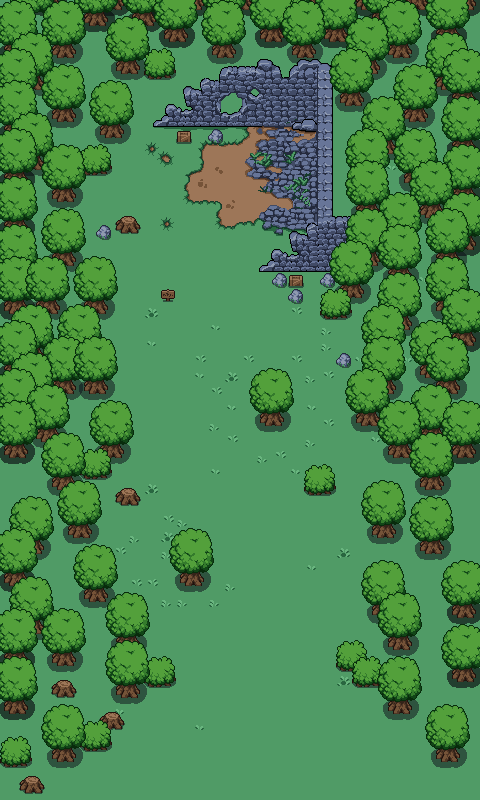

Rendered tile map (Tiled .tmx) drawn with the repository's tilesets; below, a short description and the map source with its tile grids summarised:
An orthogonal 30x50 tile map with 16x16 px tiles, 6 tile layers (ground, walls, decor, bottoms, ...), 8 tilesets and 160 objects.

<map version="1.10" tiledversion="1.10.2" orientation="orthogonal" renderorder="right-down" width="30" height="50" tilewidth="16" tileheight="16" infinite="0" nextlayerid="15" nextobjectid="170">
 <editorsettings>
  <export target="forest.lua" format="lua" />
 </editorsettings>
 <tileset firstgid="1" name="ruins_bottom" tilewidth="219" tileheight="213" tilecount="1" columns="1">
  <image source="../../assets/sprites/tilesets/ruins_bottom.png" width="219" height="213" />
 </tileset>
 <tileset firstgid="2" name="ruins_top" tilewidth="219" tileheight="213" tilecount="1" columns="1">
  <image source="../../assets/sprites/tilesets/ruins_top.png" width="219" height="213" />
 </tileset>
 <tileset firstgid="3" name="decor_16x16" tilewidth="16" tileheight="16" tilecount="20" columns="4">
  <image source="../../assets/sprites/tilesets/decor_16x16.png" width="64" height="80" />
 </tileset>
 <tileset firstgid="23" name="trees_bottom" tilewidth="48" tileheight="64" tilecount="1" columns="1">
  <tileoffset x="-24" y="0" />
  <image source="../../assets/sprites/objects/tree_bottom.png" width="48" height="64" />
 </tileset>
 <tileset firstgid="24" name="trees_top" tilewidth="48" tileheight="64" tilecount="1" columns="1">
  <tileoffset x="-24" y="0" />
  <image source="../../assets/sprites/objects/tree_top.png" width="48" height="64" />
 </tileset>
 <tileset firstgid="25" name="grass" tilewidth="16" tileheight="16" tilecount="1" columns="1">
  <image source="../../assets/sprites/tilesets/grass.png" width="16" height="16" />
 </tileset>
 <tileset firstgid="26" name="bush" tilewidth="32" tileheight="32" tilecount="1" columns="1">
  <image source="../../assets/sprites/objects/bush.png" width="32" height="32" />
 </tileset>
 <tileset firstgid="27" name="objects" tilewidth="16" tileheight="16" tilecount="42" columns="7">
  <image source="../../assets/sprites/objects/objects.png" width="112" height="96" />
  <tile id="0">
   <objectgroup draworder="index" id="2">
    <object id="1" x="0" y="13" width="16" height="3" />
   </objectgroup>
  </tile>
  <tile id="1">
   <objectgroup draworder="index" id="2">
    <object id="1" x="0" y="13" width="16" height="3" />
   </objectgroup>
  </tile>
  <tile id="5">
   <objectgroup draworder="index" id="2">
    <object id="1" x="1" y="1" width="14" height="13">
     <properties>
      <property name="name" value="box" />
     </properties>
    </object>
   </objectgroup>
  </tile>
  <tile id="7">
   <objectgroup draworder="index" id="2">
    <object id="1" x="0" y="0" width="16" height="15" />
   </objectgroup>
  </tile>
  <tile id="8">
   <objectgroup draworder="index" id="2">
    <object id="1" x="0" y="0" width="16" height="15" />
   </objectgroup>
  </tile>
  <tile id="12">
   <objectgroup draworder="index" id="2">
    <object id="1" x="0" y="0" width="16" height="16" />
   </objectgroup>
  </tile>
  <tile id="14">
   <objectgroup draworder="index" id="2">
    <object id="1" x="4" y="8" width="12" height="8" />
   </objectgroup>
  </tile>
  <tile id="15">
   <objectgroup draworder="index" id="2">
    <object id="1" x="0" y="8" width="10" height="8" />
   </objectgroup>
  </tile>
  <tile id="19">
   <objectgroup draworder="index" id="2">
    <object id="1" x="0" y="0" width="16" height="16" />
   </objectgroup>
  </tile>
  <tile id="21">
   <objectgroup draworder="index" id="2">
    <object id="1" x="4" y="0" width="12" height="9" />
   </objectgroup>
  </tile>
  <tile id="22">
   <objectgroup draworder="index" id="2">
    <object id="1" x="0" y="0" width="12" height="9" />
   </objectgroup>
  </tile>
  <tile id="23">
   <objectgroup draworder="index" id="2">
    <object id="4" x="12" y="12" width="4" height="4" />
   </objectgroup>
  </tile>
  <tile id="24">
   <objectgroup draworder="index" id="2">
    <object id="1" x="0" y="11" width="16" height="5" />
   </objectgroup>
  </tile>
  <tile id="25">
   <objectgroup draworder="index" id="2">
    <object id="1" x="0" y="13" width="2" height="3" />
   </objectgroup>
  </tile>
  <tile id="28">
   <properties>
    <property name="name" value="rock" />
   </properties>
   <objectgroup draworder="index" id="2">
    <object id="1" x="0" y="1" width="15" height="14" />
   </objectgroup>
  </tile>
  <tile id="30">
   <objectgroup draworder="index" id="2">
    <object id="1" x="12" y="0" width="4" height="6" />
   </objectgroup>
  </tile>
  <tile id="31">
   <objectgroup draworder="index" id="2">
    <object id="1" x="0" y="0" width="16" height="9" />
   </objectgroup>
  </tile>
  <tile id="32">
   <objectgroup draworder="index" id="2">
    <object id="1" x="0" y="0" width="4" height="9" />
   </objectgroup>
  </tile>
  <tile id="35">
   <objectgroup draworder="index" id="2">
    <object id="1" x="1" y="1" width="14" height="13" />
   </objectgroup>
  </tile>
  <tile id="36">
   <objectgroup draworder="index" id="2">
    <object id="1" x="0" y="0" width="16" height="15" />
   </objectgroup>
  </tile>
  <tile id="37">
   <objectgroup draworder="index" id="2">
    <object id="1" x="0" y="0" width="16" height="15" />
   </objectgroup>
  </tile>
 </tileset>
 <layer id="10" name="ground" width="30" height="50">
  <data>[1500 cells, 1500 non-empty, 1 distinct tile ids]</data>
 </layer>
 <layer id="8" name="walls" width="30" height="50">
  <data>[1500 cells, 1 non-empty, 1 distinct tile ids]</data>
 </layer>
 <layer id="4" name="decor" width="30" height="50">
  <data>[1500 cells, 60 non-empty, 4 distinct tile ids]</data>
 </layer>
 <layer id="6" name="bottoms" width="30" height="50">
  <data>[1500 cells, 153 non-empty, 10 distinct tile ids]</data>
 </layer>
 <objectgroup id="13" name="Player">
  <object id="135" x="240" y="192">
   <point />
  </object>
 </objectgroup>
 <layer id="3" name="upperWalls" width="30" height="50">
  <data>[1500 cells, 1 non-empty, 1 distinct tile ids]</data>
 </layer>
 <layer id="5" name="tops" width="30" height="50">
  <data>[1500 cells, 120 non-empty, 3 distinct tile ids]</data>
 </layer>
 <objectgroup id="7" name="Walls">
  <object id="2" x="153" y="109" width="179" height="17.606" />
  <object id="3" x="316" y="112.939" width="18.0833" height="159" />
  <object id="4" x="259" y="254.648" width="103.333" height="17.2917" />
  <object id="6" x="52" y="187" width="24" height="15" />
  <object id="7" x="5" y="219" width="24" height="15" />
  <object id="10" x="4" y="171" width="24" height="15" />
  <object id="11" x="20" y="155" width="24" height="15" />
  <object id="12" x="52" y="251" width="24" height="15" />
  <object id="13" x="4" y="267" width="24" height="15" />
  <object id="14" x="4" y="299" width="24" height="15" />
  <object id="15" x="36" y="299" width="24" height="15" />
  <object id="16" x="84" y="299" width="24" height="15" />
  <object id="17" x="20" y="347" width="24" height="15" />
  <object id="18" x="68" y="347" width="24" height="15" />
  <object id="19" x="4" y="363" width="24" height="15" />
  <object id="20" x="52" y="379" width="24" height="15" />
  <object id="21" x="84" y="379" width="24" height="15" />
  <object id="22" x="20" y="395" width="24" height="15" />
  <object id="23" x="36" y="427" width="24" height="15" />
  <object id="24" x="4" y="411" width="24" height="15" />
  <object id="25" x="100" y="443" width="24" height="15" />
  <object id="27" x="4" y="443" width="24" height="15" />
  <object id="28" x="52" y="475" width="24" height="15" />
  <object id="29" x="68" y="523" width="24" height="15" />
  <object id="30" x="20" y="539" width="24" height="15" />
  <object id="31" x="84" y="587" width="24" height="15" />
  <object id="32" x="4" y="571" width="24" height="15" />
  <object id="33" x="20" y="619" width="24" height="15" />
  </objectgroup>
 <objectgroup id="12" name="Enemies">
  <!-- 4 objects omitted --></objectgroup>
 <objectgroup id="14" name="LevelTransition">
  <!-- 1 objects omitted --></objectgroup>
</map>
<!-- 110 of 160 objects omitted -->
